Frame 1 (no input): blank canvas, image omitted
Frame 60 (no input): blank canvas, image omitted
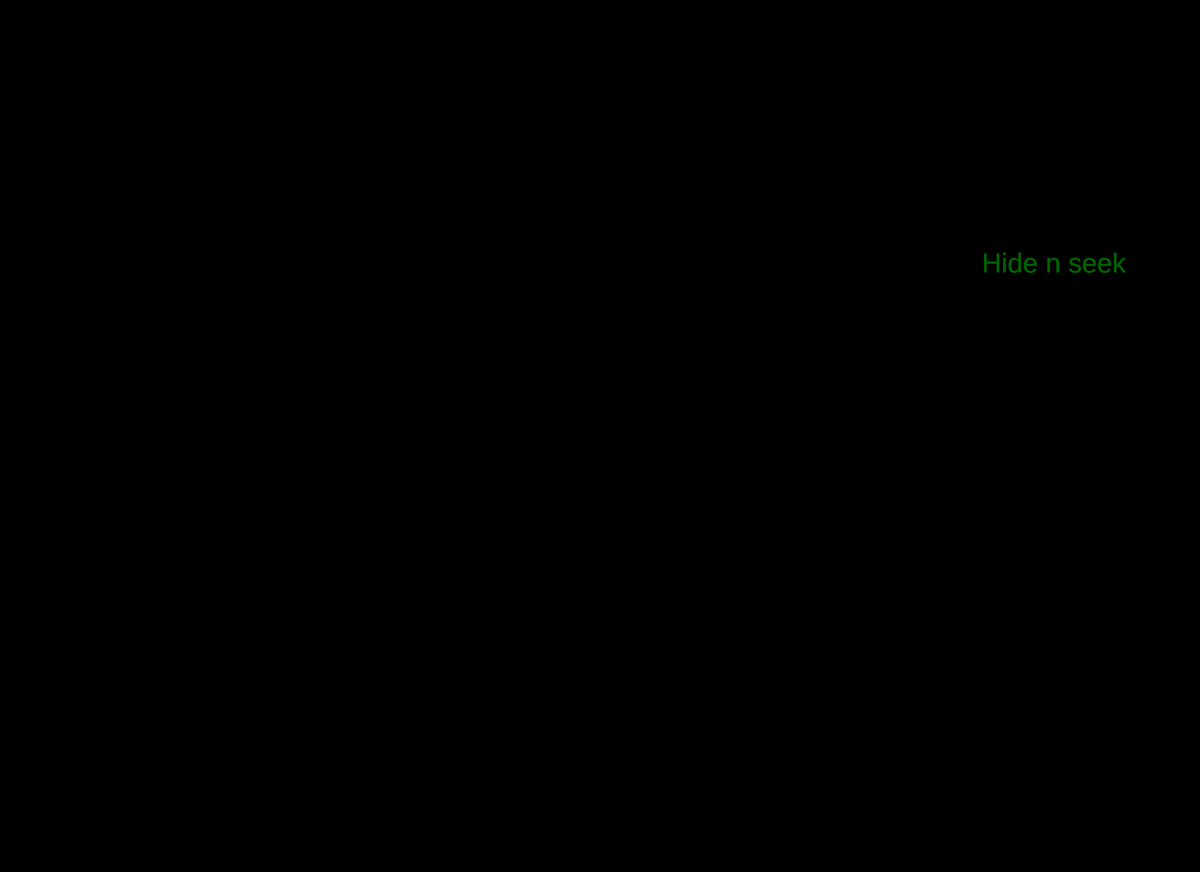
Frame 120 (the mouse pressed at the canvas centre since frame 60)

The p5.js sketch whose frames 1 and 60 were blank and that drew this single picture after the mouse press (run headless with seeded random() and noise() and a simulated clock; from frame 60 on, the mouse is pressed at the canvas centre):

// p5.js sketch
// ── sketch.js

function setup() {
    createCanvas(2200, 1600);
    background(0);
    frameRate(60);
}
function draw() {
    fill( (mouseX/width)*0, (mouseY/height)*200, 1, 50);
    textSize(50);
    text('Hide n seek', 1800, 500);(mouseX, mouseY);
}
